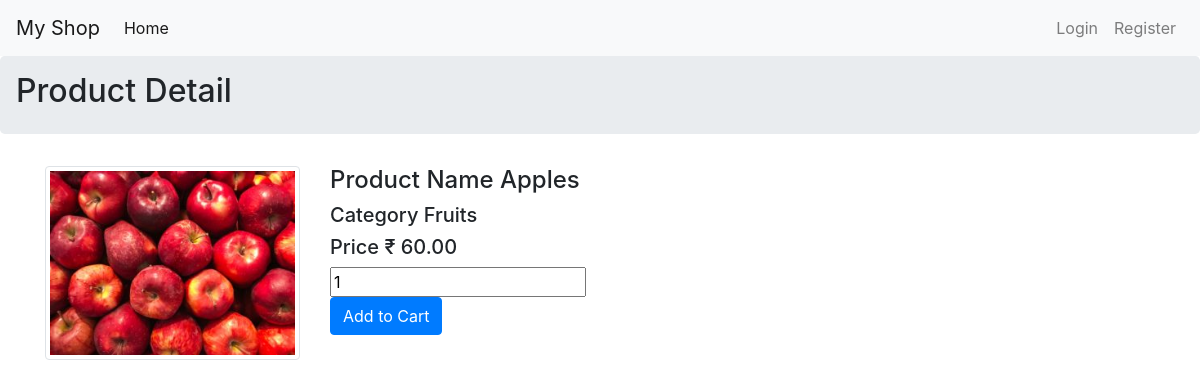
The page /detail/4 on the database its author committed.
### myapp/models.py (models this page shows, shortened)
class Product(models.Model):
    pname=models.CharField(max_length=30)
    pcat=models.ForeignKey(Categrory,on_delete=models.CASCADE)
    price=models.DecimalField(decimal_places=2,max_digits=18)
    photo=models.ImageField(upload_to='products')
    class Meta:
        db_table='products'

class Categrory(models.Model):
    cname=models.CharField(max_length=30)
    def __str__(self):
        return self.cname
    class Meta:
        db_table='category'

### myapp/views.py (the view, shortened to what this page needs)
# urls.py: path('detail/<int:id>',views.ProductDetail.as_view(),name='detail'),
class ProductDetail(generic.View):
    def get(self,req,id):
        p=Product.objects.get(id=id)
        return render(req,"pdetail.html",locals())

### myapp/templates/pdetail.html (shortened to what this page needs)
{% extends 'base.html' %}
{% block ptitle %} Product Detail {% endblock %}
{% block main %}
<div class="container">
    <div class="row">
        <div class="col-sm-3">
            <img src="{{p.photo.url}}" class="img-thumbnail">
        </div>
        <div class="col-sm-4">
            <h4>Product Name {{p.pname}}</h4>
            <h5>Category {{p.pcat}}</h5>
            <h5>Price &#8377; {{p.price}}</h5>
            <form method="post">
                <input type="number" name="qty" value="1">
                <input type="submit" value="Add to Cart" class="btn btn-primary">
            </form>
        </div>
    </div>
</div>
{% endblock %}

### rows shown on the page
Product: photo (picture), pname "Apples", pcat "Fruits", price "60.00"
